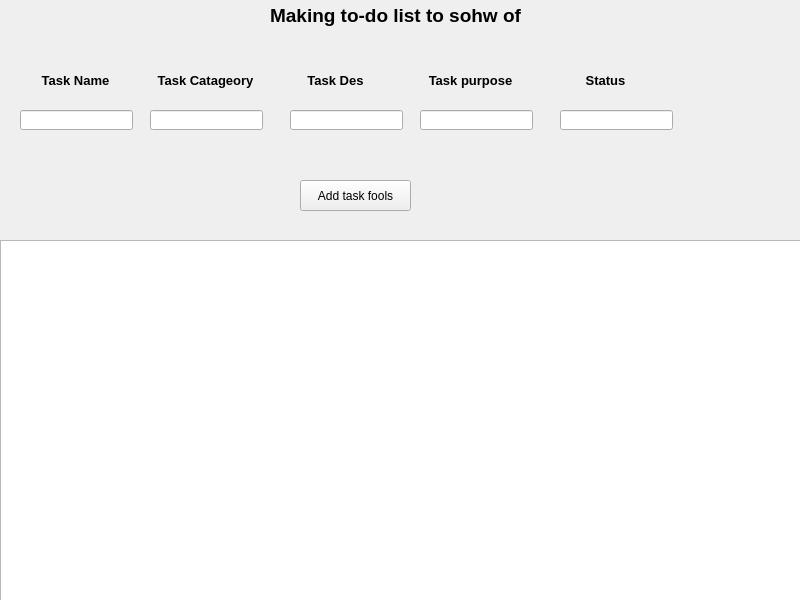
<?xml version="1.0" encoding="UTF-8"?>
<ui version="4.0">
 <class>MainWindow</class>
 <widget class="QMainWindow" name="MainWindow">
  <property name="geometry">
   <rect>
    <x>0</x>
    <y>0</y>
    <width>800</width>
    <height>600</height>
   </rect>
  </property>
  <property name="windowTitle">
   <string>MainWindow</string>
  </property>
  <property name="styleSheet">
   <string notr="true"/>
  </property>
  <widget class="QWidget" name="centralwidget">
   <widget class="QLabel" name="header">
    <property name="geometry">
     <rect>
      <x>0</x>
      <y>0</y>
      <width>791</width>
      <height>31</height>
     </rect>
    </property>
    <property name="font">
     <font>
      <pointsize>14</pointsize>
      <weight>75</weight>
      <bold>true</bold>
     </font>
    </property>
    <property name="text">
     <string>Making to-do list to sohw of</string>
    </property>
    <property name="alignment">
     <set>Qt::AlignCenter</set>
    </property>
   </widget>
   <widget class="QLabel" name="tsknmlab">
    <property name="geometry">
     <rect>
      <x>40</x>
      <y>70</y>
      <width>71</width>
      <height>21</height>
     </rect>
    </property>
    <property name="font">
     <font>
      <pointsize>10</pointsize>
      <weight>75</weight>
      <bold>true</bold>
     </font>
    </property>
    <property name="text">
     <string>Task Name</string>
    </property>
    <property name="alignment">
     <set>Qt::AlignCenter</set>
    </property>
   </widget>
   <widget class="QLabel" name="tsctglab">
    <property name="geometry">
     <rect>
      <x>150</x>
      <y>70</y>
      <width>111</width>
      <height>21</height>
     </rect>
    </property>
    <property name="font">
     <font>
      <pointsize>10</pointsize>
      <weight>75</weight>
      <bold>true</bold>
     </font>
    </property>
    <property name="text">
     <string>Task Catageory</string>
    </property>
    <property name="alignment">
     <set>Qt::AlignCenter</set>
    </property>
   </widget>
   <widget class="QLabel" name="tskdeslab">
    <property name="geometry">
     <rect>
      <x>300</x>
      <y>70</y>
      <width>71</width>
      <height>21</height>
     </rect>
    </property>
    <property name="font">
     <font>
      <pointsize>10</pointsize>
      <weight>75</weight>
      <bold>true</bold>
     </font>
    </property>
    <property name="text">
     <string>Task Des</string>
    </property>
    <property name="alignment">
     <set>Qt::AlignCenter</set>
    </property>
   </widget>
   <widget class="QLabel" name="tskprplab">
    <property name="geometry">
     <rect>
      <x>420</x>
      <y>70</y>
      <width>101</width>
      <height>21</height>
     </rect>
    </property>
    <property name="font">
     <font>
      <pointsize>10</pointsize>
      <weight>75</weight>
      <bold>true</bold>
     </font>
    </property>
    <property name="text">
     <string>Task purpose</string>
    </property>
    <property name="alignment">
     <set>Qt::AlignCenter</set>
    </property>
   </widget>
   <widget class="QLabel" name="stslab">
    <property name="geometry">
     <rect>
      <x>570</x>
      <y>70</y>
      <width>71</width>
      <height>21</height>
     </rect>
    </property>
    <property name="font">
     <font>
      <pointsize>10</pointsize>
      <weight>75</weight>
      <bold>true</bold>
     </font>
    </property>
    <property name="text">
     <string>Status</string>
    </property>
    <property name="alignment">
     <set>Qt::AlignCenter</set>
    </property>
   </widget>
   <widget class="QLineEdit" name="tskname">
    <property name="geometry">
     <rect>
      <x>20</x>
      <y>110</y>
      <width>113</width>
      <height>20</height>
     </rect>
    </property>
   </widget>
   <widget class="QLineEdit" name="tskctg">
    <property name="geometry">
     <rect>
      <x>150</x>
      <y>110</y>
      <width>113</width>
      <height>20</height>
     </rect>
    </property>
   </widget>
   <widget class="QLineEdit" name="tskprp">
    <property name="geometry">
     <rect>
      <x>420</x>
      <y>110</y>
      <width>113</width>
      <height>20</height>
     </rect>
    </property>
   </widget>
   <widget class="QLineEdit" name="sts">
    <property name="geometry">
     <rect>
      <x>560</x>
      <y>110</y>
      <width>113</width>
      <height>20</height>
     </rect>
    </property>
   </widget>
   <widget class="QLineEdit" name="tskdes">
    <property name="geometry">
     <rect>
      <x>290</x>
      <y>110</y>
      <width>113</width>
      <height>20</height>
     </rect>
    </property>
   </widget>
   <widget class="QPushButton" name="foools">
    <property name="geometry">
     <rect>
      <x>300</x>
      <y>180</y>
      <width>111</width>
      <height>31</height>
     </rect>
    </property>
    <property name="text">
     <string>Add task fools</string>
    </property>
   </widget>
   <widget class="QListWidget" name="tasklist">
    <property name="geometry">
     <rect>
      <x>0</x>
      <y>240</y>
      <width>801</width>
      <height>361</height>
     </rect>
    </property>
   </widget>
  </widget>
 </widget>
 <resources/>
 <connections/>
</ui>
